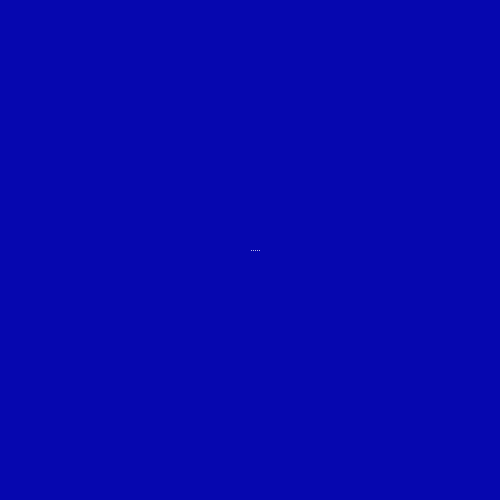
Frame 1 (no input)
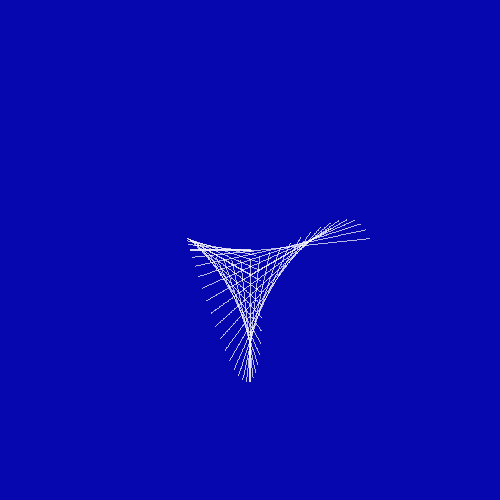
Frame 60 (the mouse pressed at the canvas centre just before this capture)
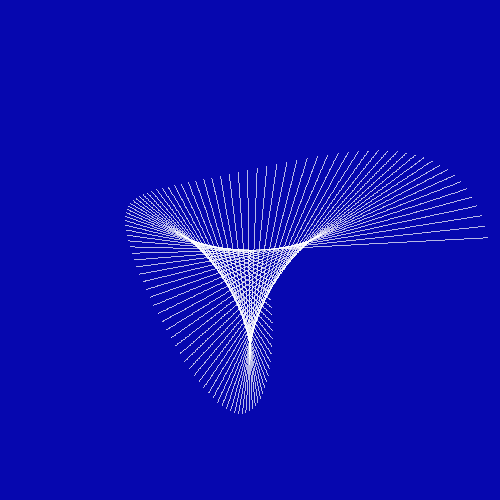
Frame 120 (the mouse held since frame 60 and released just before this capture)

The Processing sketch that drew these frames (run headless with seeded random() and noise(); from frame 60 on, the mouse is pressed at the canvas centre):

// Processing sketch: sketch_01122017
// ── sketch_01122017.pde
int size = 10;
int num = 5;
int total = 0;

boolean grow = true;


void setup(){
  size(500,500);
  smooth();
  stroke(255);
}

void draw(){
  background(6,7,175);
  update();
  translate(width/2, height/2);
  for(int i = 0; i < total; i++){
    float angle = map(i, 0, total, 0, TWO_PI);
    float x = cos(angle);
    float y = 100 * sin(angle);
    for(int j = 0; j < size ; j+= size/num){
      float x1 = (x + j) * cos(angle);
      float y1 = (y + j) * sin(angle);
      point(x1,y1);
    }
    size+=2;
    num+=2;
  }
  size = 2;
  num = 1;
}

void update(){
  if(grow){
    total++;
    if(total >= 120){
      grow = false;
    }
  }
  if(!grow){
    total--;
    if(total <= 0){
      grow = true;
    }
  }
}
